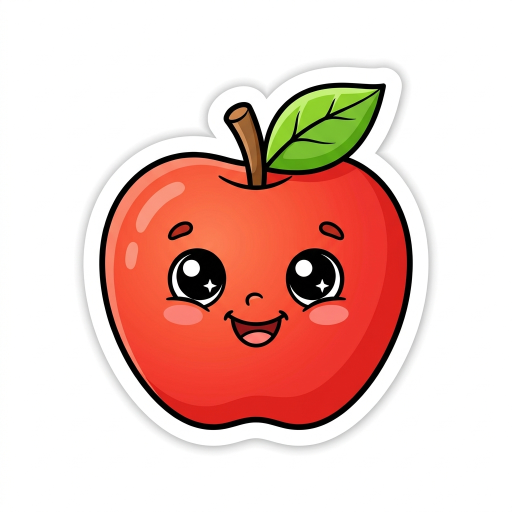
#> input picture img/vocab/count_apple.jpg, 1024 x 1024 px (shown at 1/2 size); its folder holds only this picture in this run
$ python convert_all_transparent.py
#> lines starting #> are read from the running program, lines starting #| are printed output that depends on the picture
import os
import glob
from PIL import Image
from collections import deque

def remove_background(img_path, out_png_path, tolerance=30):
#> called with img_path = 'img/vocab/count_apple.jpg', out_png_path = 'img/vocab/count_apple.png', tolerance = 30
    img = Image.open(img_path).convert("RGBA")
    width, height = img.size
#> width = 1024; height = 1024
    img_data = img.getdata()

    threshold = 255 - tolerance
    mask_data = []
    for r, g, b, a in img_data:
        if r >= threshold and g >= threshold and b >= threshold:
            mask_data.append(255)
        else:
            mask_data.append(0)
#> this loop made 1048576 passes
#> (r, g, b) on passes 1 to 3: (252, 250, 251), (255, 253, 254), (255, 253, 254)
#> after the loop, mask_data = 1048576 items

    visited = bytearray(width * height)
    bg_pixels = bytearray(width * height)
    queue = deque()

    for x in range(width):
        for y in [0, height - 1]:
            idx = y * width + x
            if mask_data[idx] == 255 and not visited[idx]:
                visited[idx] = 1
                queue.append((x, y))

    for y in range(height):
        for x in [0, width - 1]:
            idx = y * width + x
            if mask_data[idx] == 255 and not visited[idx]:
                visited[idx] = 1
                queue.append((x, y))

    while queue:
        cx, cy = queue.popleft()
        cidx = cy * width + cx
        bg_pixels[cidx] = 255

        for nx, ny in [(cx+1, cy), (cx-1, cy), (cx, cy+1), (cx, cy-1)]:
            if 0 <= nx < width and 0 <= ny < height:
                nidx = ny * width + nx
                if not visited[nidx]:
                    visited[nidx] = 1
                    r, g, b, _ = img_data[nidx]
                    if r >= 230 and g >= 230 and b >= 230:
                        queue.append((nx, ny))

    new_data = []
    for i, (r, g, b, a) in enumerate(img_data):
        if bg_pixels[i] == 255:
            new_data.append((r, g, b, 0))
        else:
            x = i % width
            y = i // width
            if r > 225 and g > 225 and b > 225:
                bg_neighbors = 0
                for nx, ny in [(x+1, y), (x-1, y), (x, y+1), (x, y-1)]:
                    if 0 <= nx < width and 0 <= ny < height:
                        if bg_pixels[ny * width + nx] == 255:
                            bg_neighbors += 1
                if bg_neighbors > 0:
                    alpha = max(0, int(255 - (min(r, g, b) - 200) * 4.5))
                    new_data.append((r, g, b, alpha))
                else:
                    new_data.append((r, g, b, 255))
            else:
                new_data.append((r, g, b, 255))
#> after the loop, new_data = 1048576 items

    img.putdata(new_data)
    # Resize to a crisp 320x320 icon for faster web loading and crisp display
    img = img.resize((320, 320), Image.Resampling.LANCZOS)
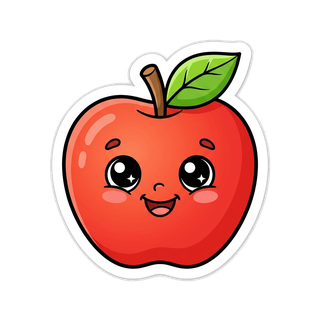
#> img: PIL image 320x320 RGBA; mean R, G, B, A 84.6, 48.9, 41.1, 102.6; transparent parts drawn white
    img.save(out_png_path, "PNG", optimize=True)

def main():
    vocab_dir = r"d:\Nghia\Python\My-Little-Girls-Game\img\vocab"
    jpg_files = glob.glob(os.path.join(vocab_dir, "*.jpg"))
    print(f"Found {len(jpg_files)} JPG files in {vocab_dir}")
    for jpg in jpg_files:
        base = os.path.splitext(jpg)[0]
        png = base + ".png"
        remove_background(jpg, png)
        print("Processed:", os.path.basename(png))
    print("ALL DONE!")

if __name__ == "__main__":
    main()

$ run again, on img/vocab/count_star.jpg
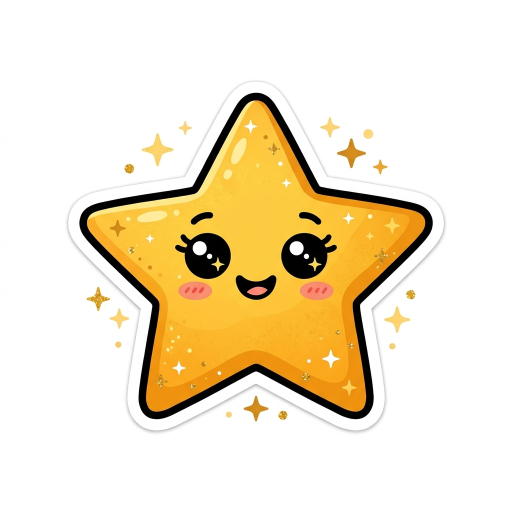
#> input picture img/vocab/count_star.jpg, 1024 x 1024 px (shown at 1/2 size)
#> the loop in remove_background, `for r, g, b, a in img_data:` made 1048576 passes
#> (r, g, b) on passes 1 to 3: (252, 250, 251), (255, 253, 254), (255, 253, 254)
#> after the loop in remove_background, `for r, g, b, a in img_data:`: mask_data = 1048576 items
#> the loop in remove_background, `for i, (r, g, b, a) in enumerate(img_data):` made 1048576 passes
#> in remove_background, `img = img.resize((320, 320), Image.Resampling.LANCZOS)`:
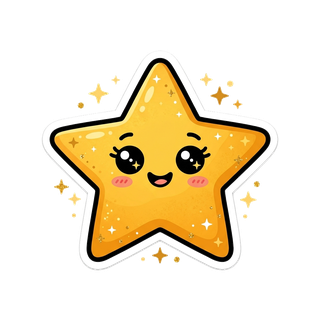
#> img: PIL image 320x320 RGBA; mean R, G, B, A 60.2, 47.5, 21.6, 65.3; transparent parts drawn white

$ run again, on img/vocab/vocab_am_thanh.jpg
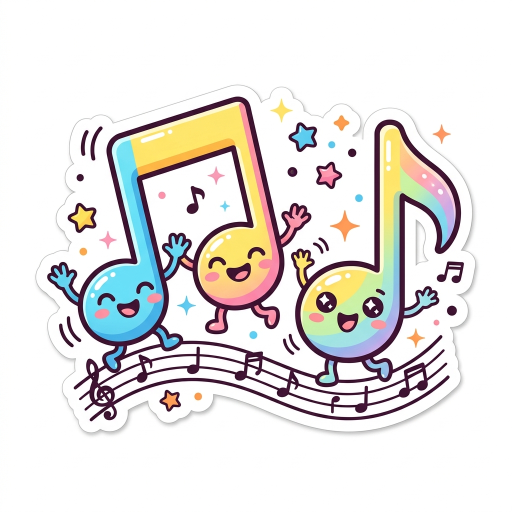
#> input picture img/vocab/vocab_am_thanh.jpg, 1024 x 1024 px (shown at 1/2 size)
#> the loop in remove_background, `for r, g, b, a in img_data:` made 1048576 passes
#> (r, g, b) on passes 1 to 3: (248, 250, 249), (254, 255, 255), (254, 254, 254)
#> after the loop in remove_background, `for r, g, b, a in img_data:`: mask_data = 1048576 items
#> the loop in remove_background, `for i, (r, g, b, a) in enumerate(img_data):` made 1048576 passes
#> in remove_background, `img = img.resize((320, 320), Image.Resampling.LANCZOS)`:
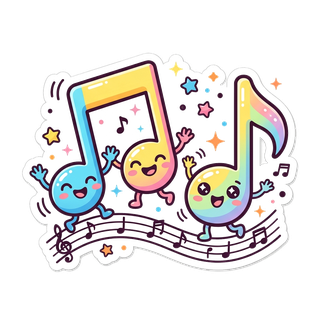
#> img: PIL image 320x320 RGBA; mean R, G, B, A 61.2, 57.8, 56.2, 72.9; transparent parts drawn white

$ run again, on img/vocab/count_ball.jpg
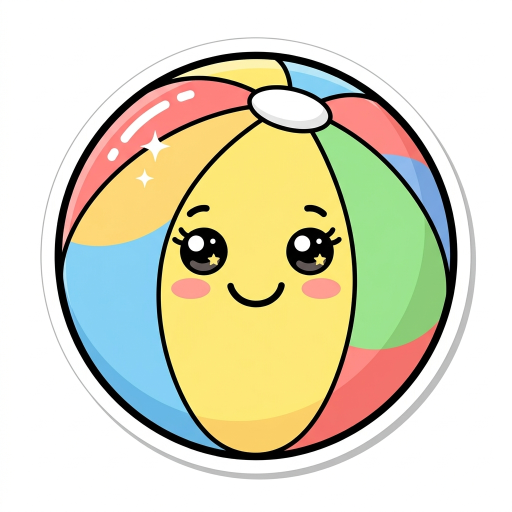
#> input picture img/vocab/count_ball.jpg, 1024 x 1024 px (shown at 1/2 size)
#> the loop in remove_background, `for r, g, b, a in img_data:` made 1048576 passes
#> (r, g, b) on passes 1 to 3: (252, 252, 252), (255, 255, 255), (255, 253, 254)
#> after the loop in remove_background, `for r, g, b, a in img_data:`: mask_data = 1048576 items
#> the loop in remove_background, `for i, (r, g, b, a) in enumerate(img_data):` made 1048576 passes
#> in remove_background, `img = img.resize((320, 320), Image.Resampling.LANCZOS)`:
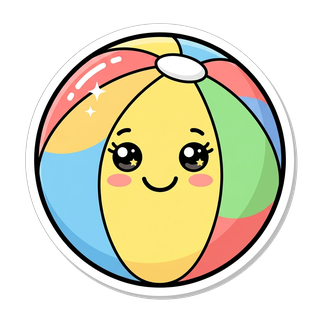
#> img: PIL image 320x320 RGBA; mean R, G, B, A 112.9, 109.7, 84.6, 146.6; transparent parts drawn white
